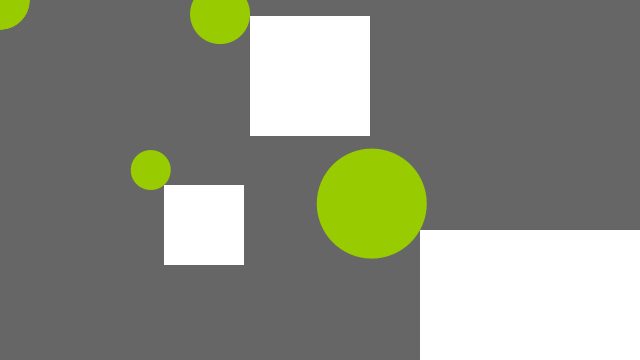
Frame 1 (no input)
Frame 60 (the mouse pressed at the canvas centre just before this capture): identical to frame 1, image omitted
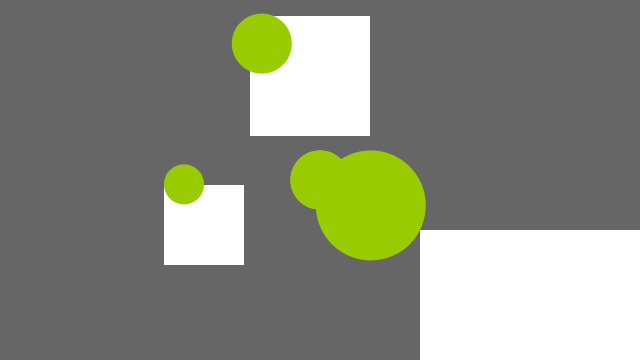
Frame 120 (the mouse held since frame 60 and released just before this capture)

The Processing sketch that drew these frames (run headless with seeded random() and noise(); from frame 60 on, the mouse is pressed at the canvas centre):

// Processing sketch: processing_137287
// ── processing_137287.pde

//A dynamic sketch with 3 eliipses always rotating within confinement 
//of the 3 rectangle.
//a stream of ellipses on moving a mouse across the canvas
//a flicker on the screen when you press a key 

Eye e1, e2, e3;
int rectWidth;
int num = 60;
float mx[] = new float[num];
float my[] = new float[num];

int maxHeight = 40;
int minHeight = 20;
int letterHeight = maxHeight; // Height of the letters
int letterWidth = 20;          // Width of the letter

int x = -letterWidth;          // X position of the letters
int y = 0;                      // Y position of the letters

boolean newletter;              

int numChars = 26;      // There are 26 characters in the alphabet
color[] colors = new color[numChars];


void setup() {
  size(640, 360);
  noStroke();
  e1 = new Eye( 250,  16, 120);
  e2 = new Eye( 164, 185,  80);  
  e3 = new Eye( 420, 230, 220);
   rectWidth = width/4;
   for(int i = 0; i < numChars; i++) {
    colors[i] = color(i, numChars, numChars);
   }
}

void draw() {
  background(102);
  
  e1.update(mouseX, mouseY);
  e2.update(mouseX, mouseY);
  e3.update(mouseX, mouseY);

  e1.display();
  e2.display();
  e3.display();
  if(newletter == true) {
    // Draw the "letter"
    int y_pos;
    if (letterHeight == maxHeight) {
      y_pos = y;
      rect( x, y_pos, letterWidth, letterHeight );
    } else {
      y_pos = y + minHeight;
      rect( x, y_pos, letterWidth, letterHeight );
      fill(numChars/2);
      rect( x, y_pos-minHeight, letterWidth, letterHeight );
    }
    newletter = false;
  }
}

class Eye {
  int x, y;
  int size;
  float angle = 0.0;
  
  Eye(int tx, int ty, int ts) {
    x = tx;
    y = ty;
    size = ts;
 }


  void update(int mx, int my) {
    angle = atan2(my-y, mx-x);
  }

  
  void display() {
    pushMatrix();
    translate(x, y);
    fill(255);
    rect(0, 0, size, size);
    rotate(angle);
    fill(153, 204, 0);
    ellipse(size/4, 0, size/2, size/2);
    popMatrix();
    
     int which = frameCount % num;
  mx[which] = mouseX;
  my[which] = mouseY;
  
  for (int i = 0; i < num; i++) {
    // which+1 is the smallest (the oldest in the array)
    int index = (which+1 + i) % num;
    ellipse(mx[index], my[index], i, i);
  }
    
  }
}
  void keyPressed() {
    
    if((key >= 'A' && key <= 'Z') || (key >= 'a' && key <= 'z')) {
    int keyIndex;
    if(key <= 'Z') {
      keyIndex = key-'A';
      letterHeight = maxHeight;
      fill(colors[key-'A']);
    } else {
      keyIndex = key-'a';
      letterHeight = minHeight;
      fill(colors[key-'a']);
    }
  } else {
    fill(0);
    letterHeight = 10;
  }

  newletter = true;

  // Update the "letter" position
  x = ( x + letterWidth ); 

  // Wrap horizontally
  if (x > width - letterWidth) {
    x = 0;
    y+= maxHeight;
  }

  // Wrap vertically
  if( y > height - letterHeight) {
    y = 0;      // reset y to 0
  }
  }
